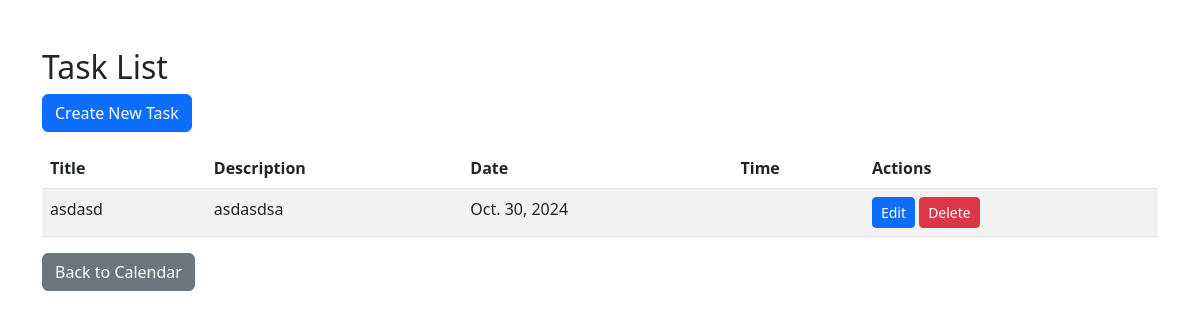
Page /view_task (signed in) on the earlier database version.
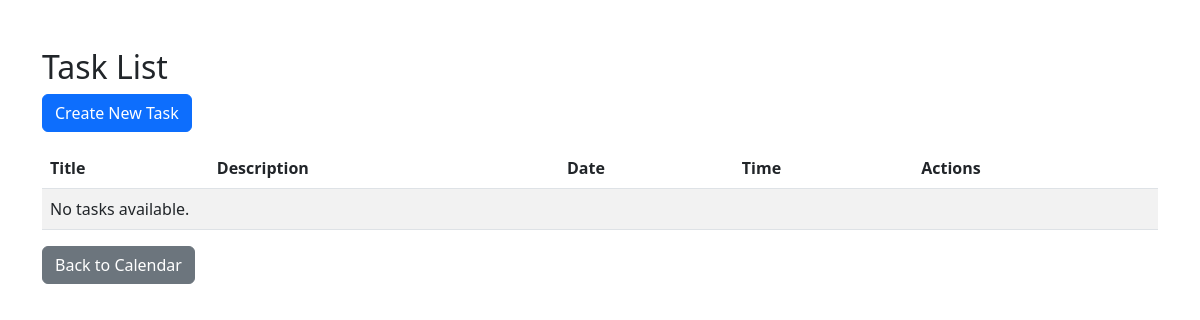
Same page on the later database version.
### employees/models.py (models this page shows, shortened)
class Task(models.Model):
    user = models.ForeignKey(CustomUser, on_delete=models.CASCADE, null=True)
    title = models.CharField(max_length=200)
    description = models.TextField()
    date = models.DateField()
    start_time = models.TimeField()
    end_time = models.TimeField()

### employees/views.py (the view)
# urls.py: path('view_task', view_task, name='view_task'),
def view_task(request):
    tasks = Task.objects.filter(user=request.user)  # F
    return render(request, 'calendar/view_task.html', {'tasks': tasks})

### templates/calendar/view_task.html (shortened to what this page needs)
<!DOCTYPE html>
<html lang="en">
<head>
    <link href="https://cdn.jsdelivr.net/npm/bootstrap@5.3.0-alpha1/dist/css/bootstrap.min.css" rel="stylesheet">
</head>
<body>
    <div class="container mt-5">
        <h2>Task List</h2>
        <a href="{% url 'add_task' %}" class="btn btn-primary mb-3">Create New Task</a>
        <table class="table table-striped">
            <thead>
                <tr>
                    <th>Title</th>
                    <th>Description</th>
                    <th>Date</th>
                    <th>Time</th>
                    <th>Actions</th>
                </tr>
            </thead>
            <tbody>
                {% for task in tasks %}
                <tr>
                    <td>{{ task.title }}</td>
                    <td>{{ task.description }}</td>
                    <td>{{ task.date }}</td>
                    <td>{{ task.time }}</td>
                    <td>
                        <a href="{% url 'edit_task' task.pk %}" class="btn btn-primary btn-sm">Edit</a>
                        <a href="{% url 'delete_task' task.pk %}" class="btn btn-danger btn-sm">Delete</a>
                    </td>
                </tr>
                {% empty %}
                <tr>
                    <td colspan="5">No tasks available.</td>
                </tr>
                {% endfor %}
            </tbody>
        </table>
        <a href="{% url 'calendar' %}" class="btn btn-secondary">Back to Calendar</a>
    </div>
</body>
</html>

Differences in the rows shown:
removed Task: title "asdasd", description "asdasdsa", date "Oct. 30, 2024"
Other differences:
text now shown: "No tasks available."
